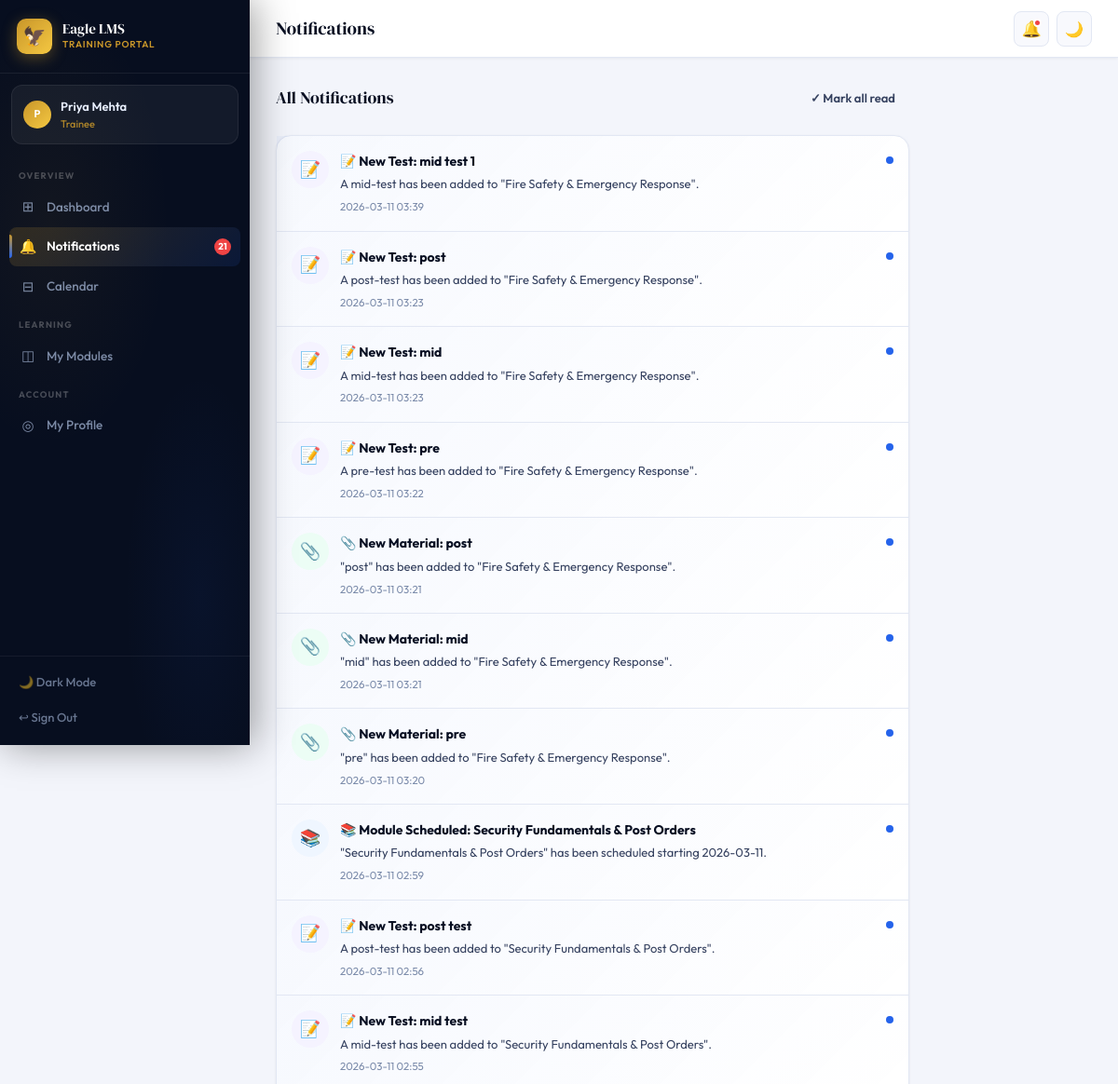
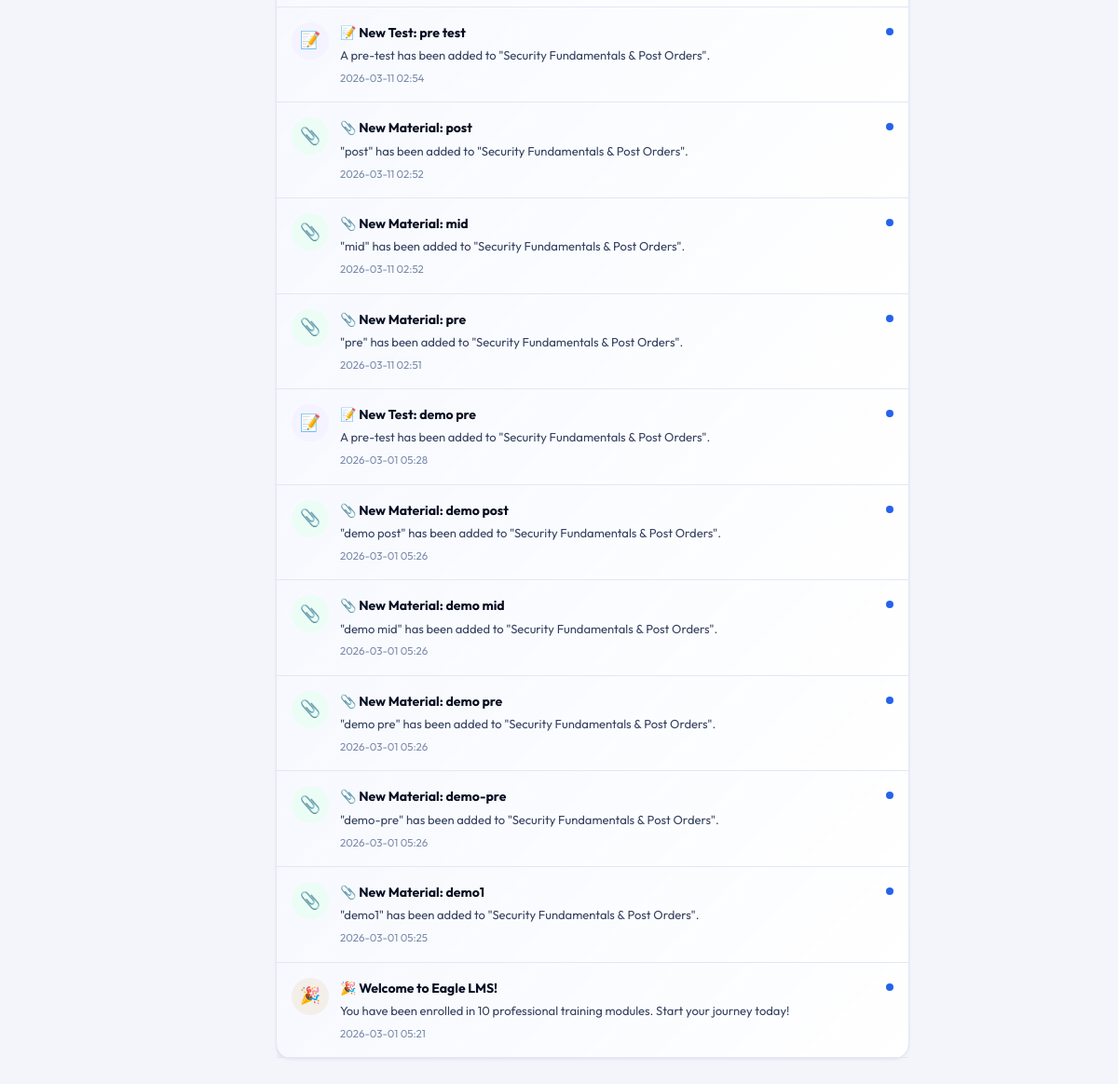
The app's page /notifications (signed in) with its own data (2 pictures, top to bottom).
### tables this page shows
CREATE TABLE notifications(
            id INTEGER PRIMARY KEY AUTOINCREMENT,
            user_id INTEGER NOT NULL, title TEXT NOT NULL,
            body TEXT, type TEXT DEFAULT 'info',
            link TEXT DEFAULT '', is_read BOOLEAN DEFAULT 0,
            created_at TIMESTAMP DEFAULT CURRENT_TIMESTAMP,
            FOREIGN KEY(user_id) REFERENCES users(id));

### app.py (the view)
@app.route('/notifications')
@login_required
def notifications():
    db=get_db(); uid=session['user_id']
    notifs=db.execute('SELECT * FROM notifications WHERE user_id=? ORDER BY created_at DESC LIMIT 60',(uid,)).fetchall()
    db.execute('UPDATE notifications SET is_read=1 WHERE user_id=?',(uid,)); db.commit()
    return render_template('notifications.html',notifs=notifs)

### app.py (called while the page is built)
def get_db():
    db = sqlite3.connect(os.path.join(BASE_DIR, 'lms.db'))
    db.row_factory = sqlite3.Row
    return db

def login_required(f):
    @wraps(f)
    def d(*a,**kw):
        if 'user_id' not in session: return redirect(url_for('login'))
        return f(*a,**kw)
    return d

@app.context_processor
def inject_globals():
    nc = 0
    if 'user_id' in session:
        nc = get_db().execute('SELECT COUNT(*) as c FROM notifications WHERE user_id=? AND is_read=0',(session['user_id'],)).fetchone()['c']
    return dict(COMPANY=COMPANY, notif_count=nc)

### templates/notifications.html (shortened to what this page needs)
{% extends 'base.html' %}
{% block page_title %}Notifications{% endblock %}
{% block content %}
<div style="max-width:680px">
  <div class="flex justify-b items-c mb-6 anim-up">
    <div class="sh-title">All Notifications</div>
    <form method="POST" action="/api/notifications/mark-read-all">
      <button type="submit" class="btn btn-ghost btn-sm">✓ Mark all read</button>
    </form>
  </div>
  <div class="card">
    {% if notifs %}
    {% for n in notifs %}
    {% set icons = {'info':'ℹ️','welcome':'🎉','module_published':'📚','material_upload':'📎','test_created':'📝'} %}
    {% set colors = {'info':'var(--sky-bg)','welcome':'var(--eagle-gold-bg)','module_published':'var(--acc-bg)','material_upload':'var(--green-bg)','test_created':'var(--violet-bg)'} %}
    <a href="{{ n.link or '#' }}" class="anim-up" style="animation-delay:{{ loop.index0 * 30 }}ms">
      <div class="notif-page-item {% if not n.is_read %}unread{% endif %}">
        <div class="npi-ico" style="background:{{ colors.get(n.type, 'var(--card2)') }}">{{ icons.get(n.type, '🔔') }}</div>
        <div style="flex:1">
          <div style="font-size:14px;font-weight:{% if not n.is_read %}700{% else %}500{% endif %}">{{ n.title }}</div>
          <div class="t-sm t-secondary" style="margin-top:3px">{{ n.body }}</div>
          <div class="t-xs t-muted" style="margin-top:5px">{{ n.created_at[:16].replace('T',' ') }}</div>
        </div>
        {% if not n.is_read %}<div style="width:8px;height:8px;background:var(--acc);border-radius:50%;flex-shrink:0;margin-top:6px"></div>{% endif %}
      </div>
    </a>
    {% endfor %}
    {% else %}
    <div class="empty" style="padding:56px"><div class="empty-ico">🔔</div><div class="empty-title">All caught up!</div><div class="empty-sub">No notifications yet. They'll appear here when your trainer publishes modules or uploads materials.</div></div>
    {% endif %}
  </div>
</div>
{% endblock %}

### static/css/main.css (style rules this page uses)
:root { --eagle-navy: #0B1426; --eagle-navy2: #0F1B35; --eagle-gold: #C8962A; --eagle-gold2: #E8B84B; --eagle-gold-bg: rgba(200,150,42,0.1); --eagle-gold-glow: rgba(200,150,42,0.3); --bg: #F3F5FB; --card: #FFFFFF; --card2: #F8F9FD; --sidebar: #070E1F; --sidebar2: #0D1730; --border: #E2E7F3; --border2: #CDD5E8; --t1: #080F22; --t2: #364260; --t3: #7B8BAA; --t4: #B0BCCC; --tinv: #E8EFFF; --acc: #2563EB; --acc-h: #1D4ED8; --acc-bg: #EFF6FF; --acc-mid: rgba(37,99,235,0.15); --acc-glow: rgba(37,99,235,0.25); --green:#10B981; --green-bg:#ECFDF5; --green-t:#065F46; --red:#EF4444; --red-bg:#FEF2F2; --red-t:#991B1B; --amber:#F59E0B; --amber-bg:#FFFBEB; --amber-t:#92400E; --sky:#0EA5E9; --sky-bg:#F0F9FF; --sky-t:#0369A1; --violet:#8B5CF6;--violet-bg:#F5F3FF;--violet-t:#5B21B6; --s1:0 1px 3px rgba(8,15,34,.06); --s2:0 2px 8px rgba(8,15,34,.08),0 1px 2px rgba(8,15,34,.04); --s3:0 6px 24px rgba(8,15,34,.1),0 2px 6px rgba(8,15,34,.04); --s4:0 12px 40px rgba(8,15,34,.12),0 4px 12px rgba(8,15,34,.06); --s5:0 24px 64px rgba(8,15,34,.15); --gold-s:0 6px 24px rgba(200,150,42,.35); --r1:5px;--r2:8px;--r3:12px;--r4:16px;--r5:22px;--r6:32px; --sw:268px; }
*,*::before,*::after { box-sizing:border-box;margin:0;padding:0 }
html { scroll-behavior:smooth }
body { font-family:'Outfit',system-ui,sans-serif;background:var(--bg);color:var(--t1);line-height:1.6;-webkit-font-smoothing:antialiased;transition:background .3s,color .3s;overflow-x:hidden }
a { color:inherit;text-decoration:none }
button,input,select,textarea { font-family:'Outfit',sans-serif }
.card { background:var(--card);border:1px solid var(--border);border-radius:var(--r4);box-shadow:var(--s1);transition:background .3s,border-color .3s }
.sh-title { font-family:'DM Serif Display',serif;font-size:18px;color:var(--t1) }
.btn { display:inline-flex;align-items:center;gap:7px;font-family:'Outfit',sans-serif;font-weight:600;font-size:13.5px;border:none;border-radius:var(--r2);cursor:pointer;transition:all .18s;white-space:nowrap;line-height:1 }
.btn-sm { padding:8px 14px;font-size:13px }
.btn-ghost { background:transparent;color:var(--t2);border:1.5px solid transparent }
.notif-page-item { padding:16px;border-bottom:1px solid var(--border);display:flex;gap:12px;transition:background .15s }
.notif-page-item.unread { background:linear-gradient(135deg,rgba(37,99,235,.04),transparent) }
.npi-ico { width:40px;height:40px;border-radius:50%;display:flex;align-items:center;justify-content:center;font-size:18px;flex-shrink:0 }
.anim-up { animation:slide-up .4s cubic-bezier(.4,0,.2,1) both }
.flex { display:flex }
.items-c { align-items:center }
.justify-b { justify-content:space-between }
.mb-6 { margin-bottom:24px }
.t-sm { font-size:13px }
.t-xs { font-size:11.5px }
.t-muted { color:var(--t3) }
.t-secondary { color:var(--t2) }

### records on screen
notifications: get "📝", title "📝 New Test: mid test 1", body "A mid-test has been added to \"Fire Safety & Emergency Response\".", created_at "2026-03-11 03:39", is_read False (drawn)
notifications: get "📝", title "📝 New Test: post", body "A post-test has been added to \"Fire Safety & Emergency Response\".", created_at "2026-03-11 03:23", is_read False (drawn)
notifications: get "📝", title "📝 New Test: mid", body "A mid-test has been added to \"Fire Safety & Emergency Response\".", created_at "2026-03-11 03:23", is_read False (drawn)
notifications: get "📝", title "📝 New Test: pre", body "A pre-test has been added to \"Fire Safety & Emergency Response\".", created_at "2026-03-11 03:22", is_read False (drawn)
notifications: get "📎", title "📎 New Material: post", body "\"post\" has been added to \"Fire Safety & Emergency Response\".", created_at "2026-03-11 03:21", is_read False (drawn)
notifications: get "📎", title "📎 New Material: mid", body "\"mid\" has been added to \"Fire Safety & Emergency Response\".", created_at "2026-03-11 03:21", is_read False (drawn)
notifications: get "📎", title "📎 New Material: pre", body "\"pre\" has been added to \"Fire Safety & Emergency Response\".", created_at "2026-03-11 03:20", is_read False (drawn)
notifications: get "📚", title "📚 Module Scheduled: Security Fundamentals & Post Orders", body "\"Security Fundamentals & Post Orders\" has been scheduled starting 2026-03-11.", created_at "2026-03-11 02:59", is_read False (drawn)
notifications: get "📝", title "📝 New Test: post test", body "A post-test has been added to \"Security Fundamentals & Post Orders\".", created_at "2026-03-11 02:56", is_read False (drawn)
notifications: get "📝", title "📝 New Test: mid test", body "A mid-test has been added to \"Security Fundamentals & Post Orders\".", created_at "2026-03-11 02:55", is_read False (drawn)
notifications: get "📝", title "📝 New Test: pre test", body "A pre-test has been added to \"Security Fundamentals & Post Orders\".", created_at "2026-03-11 02:54", is_read False (drawn)
notifications: get "📎", title "📎 New Material: post", body "\"post\" has been added to \"Security Fundamentals & Post Orders\".", created_at "2026-03-11 02:52", is_read False (drawn)
notifications: get "📎", title "📎 New Material: mid", body "\"mid\" has been added to \"Security Fundamentals & Post Orders\".", created_at "2026-03-11 02:52", is_read False (drawn)
notifications: get "📎", title "📎 New Material: pre", body "\"pre\" has been added to \"Security Fundamentals & Post Orders\".", created_at "2026-03-11 02:51", is_read False (drawn)
notifications: get "📝", title "📝 New Test: demo pre", body "A pre-test has been added to \"Security Fundamentals & Post Orders\".", created_at "2026-03-01 05:28", is_read False (drawn)
notifications: get "📎", title "📎 New Material: demo post", body "\"demo post\" has been added to \"Security Fundamentals & Post Orders\".", created_at "2026-03-01 05:26", is_read False (drawn)
notifications: get "📎", title "📎 New Material: demo mid", body "\"demo mid\" has been added to \"Security Fundamentals & Post Orders\".", created_at "2026-03-01 05:26", is_read False (drawn)
notifications: get "📎", title "📎 New Material: demo pre", body "\"demo pre\" has been added to \"Security Fundamentals & Post Orders\".", created_at "2026-03-01 05:26", is_read False (drawn)
notifications: get "📎", title "📎 New Material: demo-pre", body "\"demo-pre\" has been added to \"Security Fundamentals & Post Orders\".", created_at "2026-03-01 05:26", is_read False (drawn)
notifications: get "📎", title "📎 New Material: demo1", body "\"demo1\" has been added to \"Security Fundamentals & Post Orders\".", created_at "2026-03-01 05:25", is_read False (drawn)
notifications: get "🎉", title "🎉 Welcome to Eagle LMS!", body "You have been enrolled in 10 professional training modules. Start your journey today!", created_at "2026-03-01 05:21", is_read False (drawn)

### other values on screen
{{ session.name[0].upper() }} "P"
{{ session.name }} "Priya Mehta"
{{ session.role }} "Trainee"
{{ notif_count }} "21"
